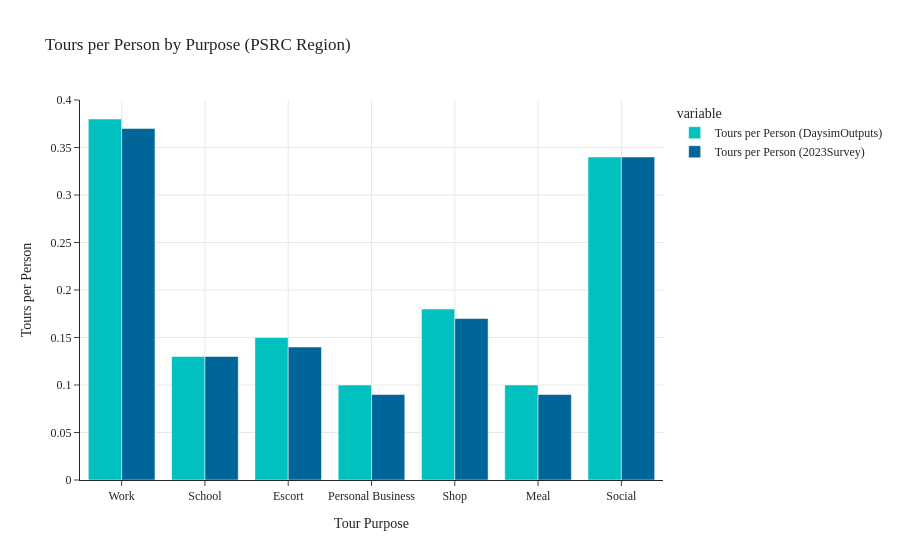

Write notebook code for a chart like this one.
### Code cell
tours_per_ps_by_purp(data1=data_daysim, data2=data_survey, tag='PSRC Region')

### Figure 1 — Plotly figure (JSON) as saved in the notebook; plotly's stock layout.template omitted (floating-point values rounded to 4 significant figures)
{"data": [{"alignmentgroup": "True", "hovertemplate": "variable=Tours per Person (DaysimOutputs)<br>Tour Purpose=%{x}<br>value=%{y}<extra></extra>", "legendgroup": "Tours per Person (DaysimOutputs)", "marker": {"color": "#00C0C0", "pattern": {"shape": ""}}, "name": "Tours per Person (DaysimOutputs)", "offsetgroup": "Tours per Person (DaysimOutputs)", "orientation": "v", "showlegend": true, "textposition": "auto", "type": "bar", "x": ["Work", "School", "Escort", "Personal Business", "Shop", "Meal", "Social"], "xaxis": "x", "y": [0.38, 0.13, 0.15, 0.1, 0.18, 0.1, 0.34], "yaxis": "y"}, {"alignmentgroup": "True", "hovertemplate": "variable=Tours per Person (2023Survey)<br>Tour Purpose=%{x}<br>value=%{y}<extra></extra>", "legendgroup": "Tours per Person (2023Survey)", "marker": {"color": "#006598", "pattern": {"shape": ""}}, "name": "Tours per Person (2023Survey)", "offsetgroup": "Tours per Person (2023Survey)", "orientation": "v", "showlegend": true, "textposition": "auto", "type": "bar", "x": ["Work", "School", "Escort", "Personal Business", "Shop", "Meal", "Social"], "xaxis": "x", "y": [0.37, 0.13, 0.14, 0.09, 0.17, 0.09, 0.34], "yaxis": "y"}], "layout": {"barmode": "group", "legend": {"title": {"text": "variable"}, "tracegroupgap": 0}, "title": {"text": "Tours per Person by Purpose (PSRC Region)"}, "xaxis": {"anchor": "y", "domain": [0, 1], "showgrid": true, "title": {"text": "Tour Purpose"}}, "yaxis": {"anchor": "x", "domain": [0, 1], "showgrid": true, "title": {"text": "Tours per Person"}}}}
